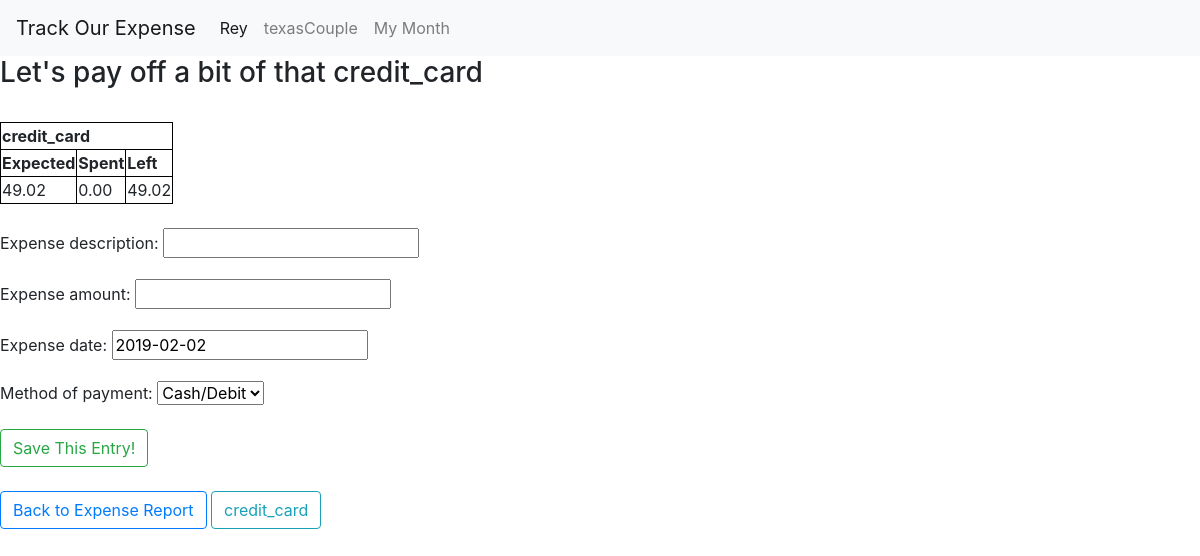
Before: /expenses/1/9/addExpense/ (signed in) with the older database file.
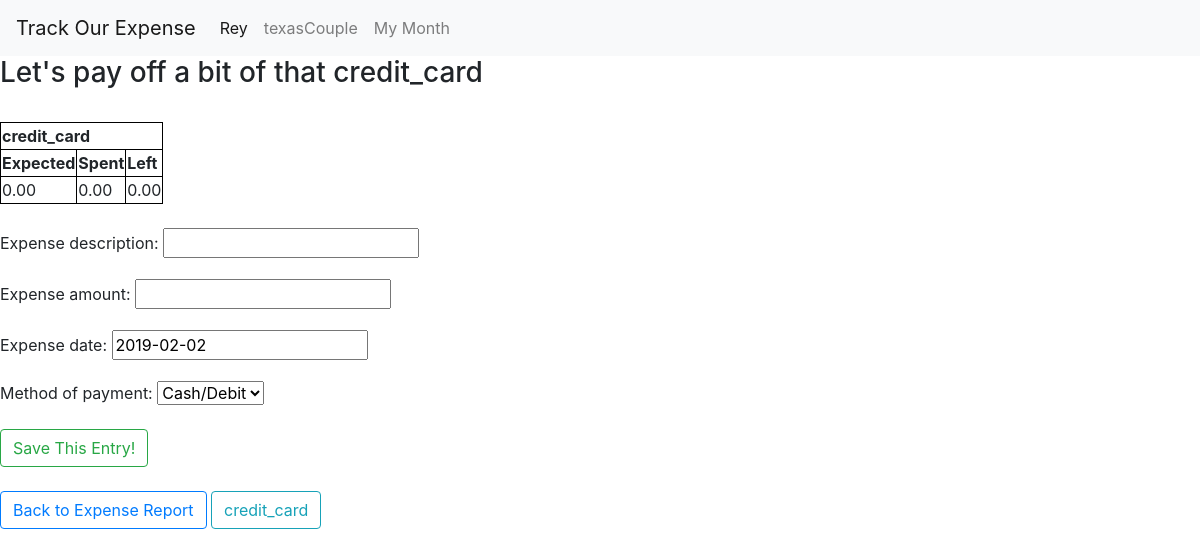
After: the same page with the newer database file.
### categories/models.py (models this page shows, shortened)
class Category(models.Model):
    category_person = models.ForeignKey(People, on_delete=models.CASCADE)
    category_name = models.CharField(max_length=200)
    category_expected = models.DecimalField(max_digits=8,decimal_places=2)
    category_spent = models.DecimalField(max_digits=8,decimal_places=2,default=0)
    category_date = models.DateField(default=datetime.datetime.now)

### expenses/views.py (the view, shortened to what this page needs)
# urls.py: path("<int:person_id>/<int:category_id>/addExpense/",views.add_expense, name='add_expense'),
def add_expense(request,person_id,category_id):
    if request.user.is_authenticated:
        person = get_object_or_404(People,id=person_id)
        category = get_object_or_404(Category,id=category_id)
        month = category.category_date.month
        year = category.category_date.year
        cc = get_object_or_404(Category, category_person=person, category_name="credit_card",category_date__month=month,category_date__year=year)
        initial_data = {
            'expense_category':category,
        }
        form = ExpenseAddForm(request.POST or None,initial=initial_data,hide_condition=True)
        current_user = current_user = get_object_or_404(People, username=request.user)
        context = {
            'form':form,
            'category':category,
            'person':person,
            'month':category.category_date.month,
            'year':category.category_date.year,
            'current_user':current_user
        }
        today = datetime.datetime.today()
        context["this_month"] = today.month
        context["this_year"] = today.year
        return render(request,'expenses/add_expense.html',context)
    else:
        context= {}
        return render(request,'bases/landing_request_login.html',context)

### expenses/forms.py
class ExpenseAddForm(forms.ModelForm):
    class Meta:
        model= Expense
        fields = [
            'expense_category',
            'expense_description',
            'expense_amount',
            'expense_date',
            'method_of_payment'
        ]
    def __init__(self,*args,**kwargs):
        hide_condition = kwargs.pop('hide_condition',None)
        super(ExpenseAddForm, self).__init__(*args, **kwargs)
        if hide_condition:
            self.fields["expense_category"].widget = HiddenInput()

### categories/templatetags/categories_extras.py (called while the page is built)
def subtract(value,arg):
    return value - arg

### expenses/templates/expenses/add_expense.html (shortened to what this page needs)
{% extends 'bases/header.html' %}
{% block content %}
{% load categories_extras %}
{% if category.category_name != 'credit_card' %}
<br>
<h3>Adding an expense in {{category.category_name}}</h3>
{% else %}
<h3>Let's pay off a bit of that {{category.category_name}}</h3>
{% endif %}
<br>
<table>
    <thead>
        <tr>
            <th colspan="3" >{{category.category_name}}</th>
        </tr>
        <tr>
            <th>Expected</th>
            <th>Spent</th>
            <th>Left</th>
        </tr>
    </thead>
    <tbody>
        <tr>
            <td>{{category.category_expected}}</td>
            <td>{{category.category_spent}}</td>
            <td>{{category.category_expected|subtract:category.category_spent}}</td>
        </tr>
    </tbody>
</table>
<br>
<form method=POST action="">
    {{form.as_p}}
    <input type="submit" class ='btn btn-outline-success' value = "Save This Entry!">
</form>
<br>
<a href= "{% url 'categories:person_category_index' person_id=person.id month=month year=year %}" ><button type='button' class= 'btn btn-outline-primary' > Back to Expense Report</button></a>
<a href= "{% url 'expenses:category_expense_list' person_id=person.id category_id=category.id %}" ><button type='button' class='btn btn-outline-info' >{{category.category_name}}</button></a>
<br><br>
{% endblock %}

Changed rows visible on the page:
changed Category "credit_card": category_expected "49.02" → "0.00"; category_expected|subtract "49.02" → "0.00"
